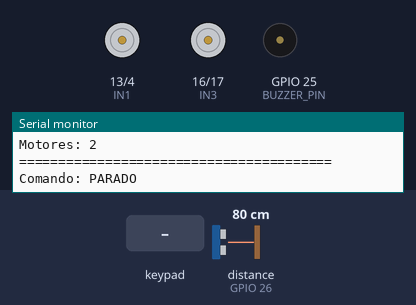
A sketch run on a simulated ESP32. Shown: motor-driver pin pairs drawn as motors (green arrow = first pin HIGH = forward, orange = second pin HIGH = backward, longer = more drive), buzzer (waves = sounding, pin HIGH), the last lines printed to the serial monitor. Wiring (inferred from the names in the program): ultrasonic range finder: trigger GPIO 27; echo GPIO 26. Inputs (shaded band) come from the test bench; at power-on: distance to the obstacle (sensor on GPIO 26) 80 cm. The echo pulse lasts 58.3 µs per cm; pins used as bus, display or sensor lines are not drawn.

Above: at 1.2 s.
1.3 s: distance to the obstacle (sensor on GPIO 26) set to 22 cm
2.8 s: distance to the obstacle (sensor on GPIO 26) set to 18 cm
At 3.0 s:
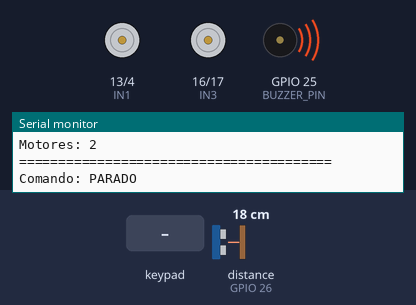
5.8 s: key 'D' pressed
At 5.87 s:
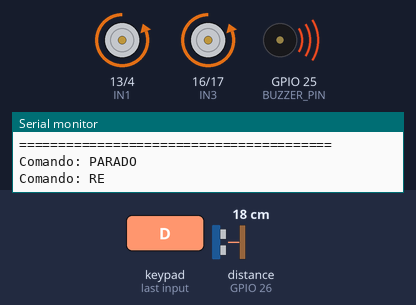
8.8 s: key 'L' pressed
At 9.09 s:
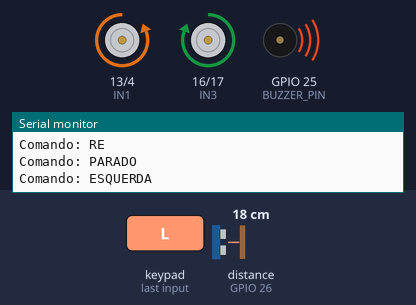
11.8 s: key 'R' pressed
At 11.91 s:
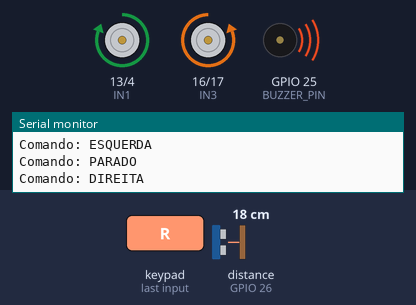
14.8 s: distance to the obstacle (sensor on GPIO 26) set to 35 cm
At 15.8 s:
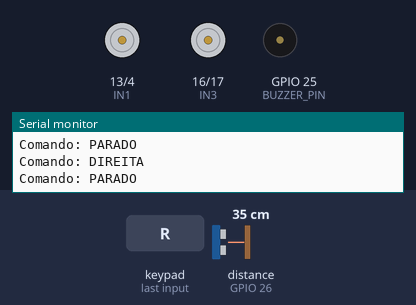
Timing chart, 0 to 17.3 s (numbered marks = the images above; inputs shaded):
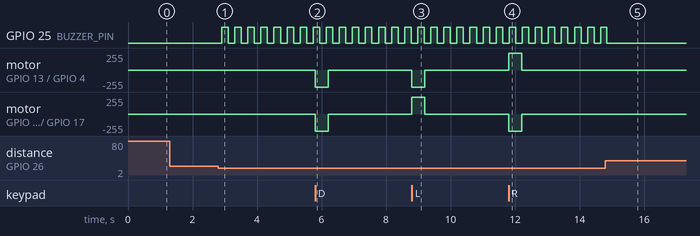

Measured:
- the behaviour switches between 21 and 20 cm on distance to the obstacle (sensor on GPIO 26) (found by bisection; images 0 and 1)
- after the input at 1.3 s, every drawn part: stays the same
- after the input at 2.8 s, GPIO 25 (BUZZER_PIN): alternates HIGH for 0.20 s and LOW for 0.20 s, starting after 0.10 s
- after the input at 5.8 s, motor on GPIO 13 (IN1) / GPIO 4 (IN2), motor on GPIO 16 (IN3) / GPIO 17 (IN4): stopped → backward 255/255 at once, → stopped 0.40 s later
- after the input at 8.8 s, motor on GPIO 13 (IN1) / GPIO 4 (IN2): stopped → backward 255/255 at once, → stopped 0.40 s later; motor on GPIO 16 (IN3) / GPIO 17 (IN4): stopped → forward 255/255 at once, → stopped 0.40 s later
- after the input at 11.8 s, motor on GPIO 13 (IN1) / GPIO 4 (IN2): stopped → forward 255/255 at once, → stopped 0.40 s later; motor on GPIO 16 (IN3) / GPIO 17 (IN4): stopped → backward 255/255 at once, → stopped 0.40 s later
- after the input at 14.8 s, GPIO 25 (BUZZER_PIN): goes on until 14.8 s, then stays LOW

The sketch:

carrinho2.ino
```cpp
#include <DabbleESP32.h>

// =====================================================
// CONFIGURAÇÕES GERAIS
// =====================================================

#define BLUETOOTH_NAME "My Bluetooth Car"

#define ULTRASONIC_ENABLED true
#define BUZZER_ENABLED true

#define OBSTACLE_DISTANCE_CM 20

// =====================================================
// L298N - 2 MOTORES
// =====================================================

// Motor esquerdo
#define IN1 13
#define IN2 4

// Motor direito
#define IN3 16
#define IN4 17

// =====================================================
// HC-SR04
// =====================================================

#define TRIG_PIN 27
#define ECHO_PIN 26

// =====================================================
// BUZZER
// =====================================================

#define BUZZER_PIN 25

// =====================================================
// INVERSÃO DOS MOTORES
// =====================================================

#define LEFT_INVERTED false
#define RIGHT_INVERTED false

// =====================================================
// VARIÁVEIS
// =====================================================

float distanceCm = 999.0;
bool obstacleDetected = false;
bool buzzerState = false;

unsigned long lastDistanceCheck = 0;
unsigned long lastBuzzerUpdate = 0;

String lastCommand = "";

// =====================================================
// SETUP
// =====================================================

void setup() {

  Serial.begin(115200);

  pinMode(IN1, OUTPUT);
  pinMode(IN2, OUTPUT);
  pinMode(IN3, OUTPUT);
  pinMode(IN4, OUTPUT);

  if (ULTRASONIC_ENABLED) {
    pinMode(TRIG_PIN, OUTPUT);
    pinMode(ECHO_PIN, INPUT);
    digitalWrite(TRIG_PIN, LOW);
  }

  if (BUZZER_ENABLED) {
    pinMode(BUZZER_PIN, OUTPUT);
    digitalWrite(BUZZER_PIN, LOW);
  }

  Dabble.begin(BLUETOOTH_NAME);

  stopMotors();

  Serial.println();
  Serial.println("========================================");
  Serial.println("       CARRINHO ESP32 - 2WD");
  Serial.println("========================================");
  Serial.println("Sistema iniciado.");
  Serial.println("Bluetooth: My Bluetooth Car");

  if (ULTRASONIC_ENABLED) {
    Serial.println("HC-SR04: ATIVO");
  } else {
    Serial.println("HC-SR04: DESATIVADO");
  }

  if (BUZZER_ENABLED) {
    Serial.println("BUZZER: ATIVO");
  } else {
    Serial.println("BUZZER: DESATIVADO");
  }

  Serial.print("Distancia de seguranca: ");
  Serial.print(OBSTACLE_DISTANCE_CM);
  Serial.println(" cm");

  Serial.println("Motores: 2");
  Serial.println("========================================");
}

// =====================================================
// LOOP PRINCIPAL
// =====================================================

void loop() {

  Dabble.processInput();

  if (ULTRASONIC_ENABLED) {

    if (millis() - lastDistanceCheck >= 100) {

      lastDistanceCheck = millis();
      distanceCm = readDistance();

      if (distanceCm > 0 &&
          distanceCm <= OBSTACLE_DISTANCE_CM) {
        obstacleDetected = true;
      } else {
        obstacleDetected = false;
      }
    }
  }

  updateBuzzer();

  if (GamePad.isUpPressed()) {

    if (ULTRASONIC_ENABLED &&
        obstacleDetected) {

      stopMotors();
      printCommand("OBSTACULO - BLOQUEADO");

    } else {

      moveForward();
      printCommand("FRENTE");
    }
  }

  else if (GamePad.isDownPressed()) {

    moveBackward();
    printCommand("RE");
  }

  else if (GamePad.isLeftPressed()) {

    turnLeft();
    printCommand("ESQUERDA");
  }

  else if (GamePad.isRightPressed()) {

    turnRight();
    printCommand("DIREITA");
  }

  else {

    stopMotors();
    printCommand("PARADO");
  }

  delay(10);
}

// =====================================================
// FRENTE
// =====================================================

void moveForward() {
  setLeftMotor(true);
  setRightMotor(true);
}

// =====================================================
// RÉ
// =====================================================

void moveBackward() {
  setLeftMotor(false);
  setRightMotor(false);
}

// =====================================================
// ESQUERDA
// =====================================================

void turnLeft() {
  setLeftMotor(false);
  setRightMotor(true);
}

// =====================================================
// DIREITA
// =====================================================

void turnRight() {
  setLeftMotor(true);
  setRightMotor(false);
}

// =====================================================
// PARAR
// =====================================================

void stopMotors() {

  digitalWrite(IN1, LOW);
  digitalWrite(IN2, LOW);

  digitalWrite(IN3, LOW);
  digitalWrite(IN4, LOW);
}

// =====================================================
// MOTOR ESQUERDO
// =====================================================

void setLeftMotor(bool forward) {

  bool direction = forward;

  if (LEFT_INVERTED) {
    direction = !direction;
  }

  if (direction) {

    digitalWrite(IN1, HIGH);
    digitalWrite(IN2, LOW);

  } else {

    digitalWrite(IN1, LOW);
    digitalWrite(IN2, HIGH);
  }
}

// =====================================================
// MOTOR DIREITO
// =====================================================

void setRightMotor(bool forward) {

  bool direction = forward;

  if (RIGHT_INVERTED) {
    direction = !direction;
  }

  if (direction) {

    digitalWrite(IN3, HIGH);
    digitalWrite(IN4, LOW);

  } else {

    digitalWrite(IN3, LOW);
    digitalWrite(IN4, HIGH);
  }
}

// =====================================================
// LEITURA DO HC-SR04
// =====================================================

float readDistance() {

  digitalWrite(TRIG_PIN, LOW);
  delayMicroseconds(2);

  digitalWrite(TRIG_PIN, HIGH);
  delayMicroseconds(10);

  digitalWrite(TRIG_PIN, LOW);

  long duration = pulseIn(
    ECHO_PIN,
    HIGH,
    30000
  );

  if (duration == 0) {
    return 999.0;
  }

  float distance =
    duration * 0.0343 / 2.0;

  return distance;
}

// =====================================================
// BUZZER
// =====================================================

void updateBuzzer() {

  if (!BUZZER_ENABLED) {
    return;
  }

  if (obstacleDetected) {

    if (millis() - lastBuzzerUpdate >= 200) {

      lastBuzzerUpdate = millis();
      buzzerState = !buzzerState;

      digitalWrite(
        BUZZER_PIN,
        buzzerState
      );
    }

  } else {

    buzzerState = false;

    digitalWrite(
      BUZZER_PIN,
      LOW
    );
  }
}

// =====================================================
// SERIAL - COMANDOS
// =====================================================

void printCommand(String command) {

  if (command != lastCommand) {

    Serial.print("Comando: ");
    Serial.println(command);

    lastCommand = command;
  }
}
```
